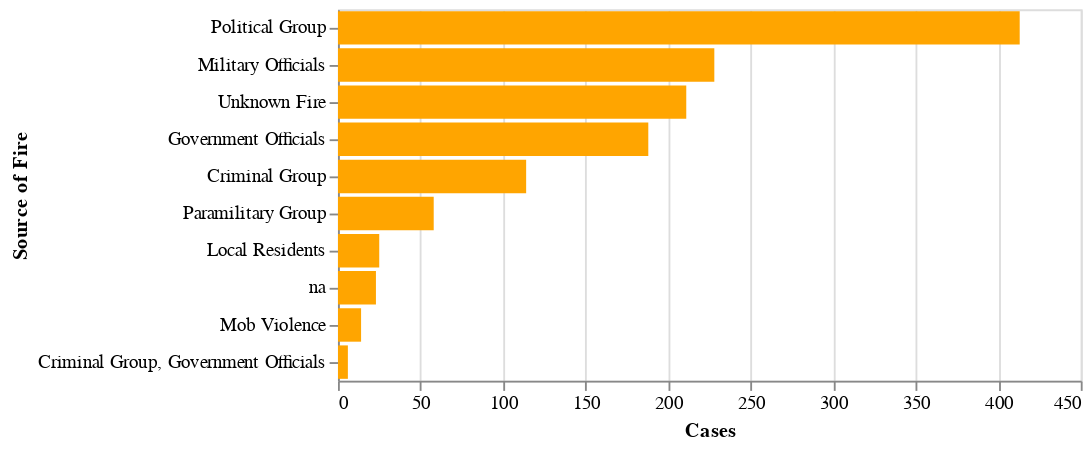

The notebook cell this image was saved under:
### Code cell
graph_fire = alt.Chart(source_of_fire).mark_bar(color='orange').encode(
    x=alt.X('Name', axis=alt.Axis(title='Cases')),
    y=alt.Y('Source of Fire', sort='-x'),
)
graph_fire

### Figure 1 — Vega-Lite specification as saved in the notebook (floating-point values rounded to 4 significant figures)
{"config": {"view": {"continuousWidth": 400, "continuousHeight": 300}}, "data": {"name": "data-266761ac503b6466217a97416254ccf5"}, "mark": {"type": "bar", "color": "orange"}, "encoding": {"x": {"axis": {"title": "Cases"}, "field": "Name", "type": "quantitative"}, "y": {"field": "Source of Fire", "sort": "-x", "type": "nominal"}}, "$schema": "https://vega.github.io/schema/vega-lite/v4.17.0.json", "datasets": {"data-266761ac503b6466217a97416254ccf5": [{"Source of Fire": "Political Group", "Name": 413}, {"Source of Fire": "Military Officials", "Name": 228}, {"Source of Fire": "Unknown Fire", "Name": 211}, {"Source of Fire": "Government Officials", "Name": 188}, {"Source of Fire": "Criminal Group", "Name": 114}, {"Source of Fire": "Paramilitary Group", "Name": 58}, {"Source of Fire": "Local Residents", "Name": 25}, {"Source of Fire": "na", "Name": 23}, {"Source of Fire": "Mob Violence", "Name": 14}, {"Source of Fire": "Criminal Group, Government Officials", "Name": 6}]}}
